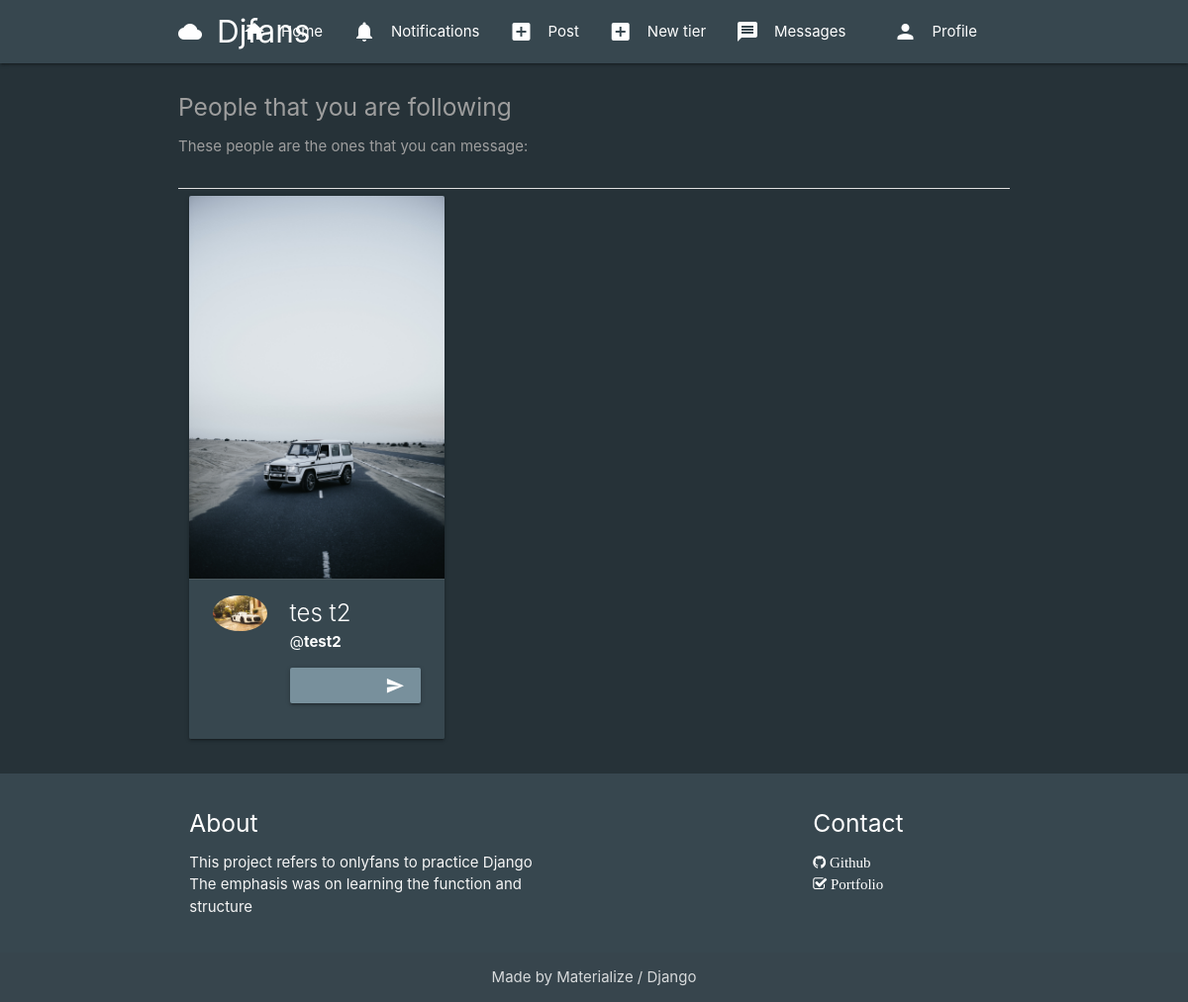
The app's page /messages/start/ (signed in), older data.
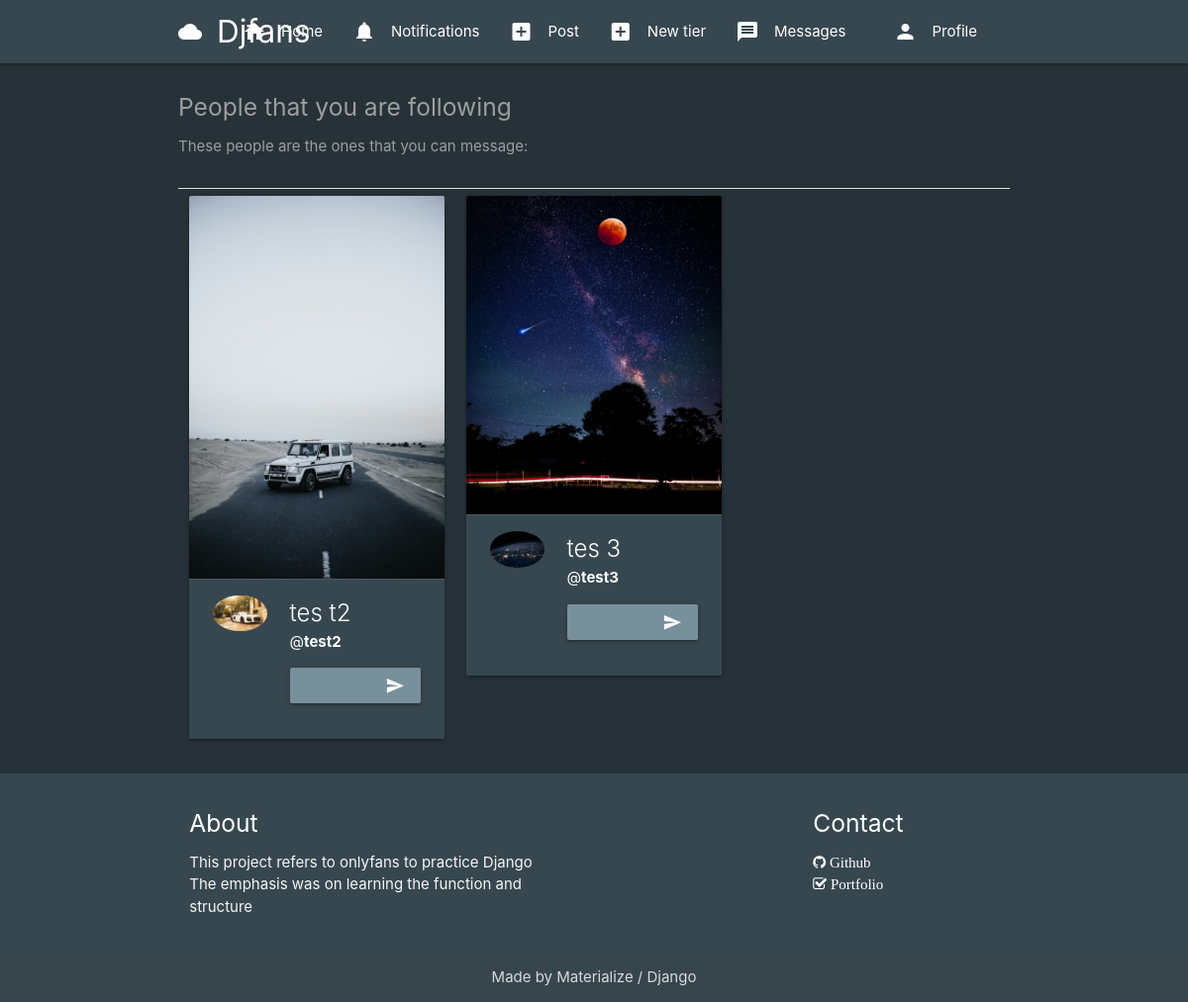
The same page, newer data.
### tier/models.py (models this page shows, shortened)
class Subscription(models.Model):
    subscriber = models.ForeignKey(
        User, on_delete=models.CASCADE, related_name='subscriber')
    subscribed = models.ForeignKey(
        User, on_delete=models.CASCADE, related_name='subscribed')
    tier = models.ForeignKey(
        Tier, on_delete=models.CASCADE, related_name='tier')
    date = models.DateTimeField(auto_now_add=True)
    expired = models.BooleanField(default=False)

### authy/models.py (models this page shows, shortened)
class Profile(models.Model):
    user = models.OneToOneField(
        User, on_delete=models.CASCADE, related_name='profile')
    location = models.CharField(max_length=50, null=True, blank=True)
    url = models.CharField(max_length=80, null=True, blank=True)
    profile_info = models.TextField(max_length=150, null=True, blank=True)
    created = models.DateField(auto_now_add=True)
    picture = models.ImageField(
        upload_to=user_directory_path_profile, blank=True, null=True, verbose_name='Picture')
    banner = models.ImageField(
        upload_to=user_directory_path_banner, blank=True, null=True, verbose_name='Banner')

### direct/views.py (the view)
# urls.py: path('start/', PeopleWeCanMessage, name='people-we-can-message'),
@login_required
def PeopleWeCanMessage(request):
    people = Subscription.objects.filter(
        Q(subscriber=request.user) & Q(tier__can_message=True))
    context = {
        'people': people
    }
    return render(request, 'direct/can_message_list.html', context)

### authy/views.py (called while the page is built)
def SideNavInfo(request):
    user = request.user
    nav_profile = None
    fans = None
    follows = None
    if user.is_authenticated:
        nav_profile = Profile.objects.get(user=user)
        fans = Subscription.objects.filter(subscribed=user).count()
        follows = Subscription.objects.filter(subscriber=user).count()
    return {'nav_profile': nav_profile, 'fans': fans, 'follows': follows}

### djfans/templates/direct/can_message_list.html (shortened to what this page needs)
{% extends 'base.html' %}
{% load static %}
{% block content %}
<div class="section grey-text">
  <h5>People that you are following</h5>
  <p>These people are the ones that you can message:</p>
</div>
<div class="divider"></div>
{% for person in people %}
    <div class="col s12 m4">
              <div class="card blue-grey darken-3 white-text">
                <div class="card-image">
                  {% if person.subscribed.profile.banner %}
                    <img src="{{ person.subscribed.profile.banner.url }}">
                  {% else %}
                    <img src="{% static 'img/no_banner.jpg' %}">
                  {% endif %}
                </div>
                <div class="card-action">
                    <div class="row">
                        <div class="col s4">
                        {% if person.subscribed.profile.picture %}
                            <img src="{{ person.subscribed.profile.picture.url }}" class="circle responsive-img">
                          {% else %}
                            <img src="{% static 'img/no_avatar.jpg' %}" class="circle responsive-img">
                          {% endif %}
                        </div>
                        <div class="col s8">
                            <span class="card-title">
                                {{ person.subscribed.first_name }} {{ person.subscribed.last_name }}
                            </span>
                            <br>
                            <span>@<b>{{ person.subscribed.username }}</b></span>
                            <a href="{% url 'new-conversation' person.subscribed.username %}" class="waves-effect waves-light btn blue-grey lighten-1"><i class="material-icons right">send</i>message</a>
                        </div>
                    </div>
                </div>
              </div>
    </div>
{% endfor %}
{% endblock %}

Row changes from the older to the newer data that the page shows:
added Subscription: subscribed.profile.banner (picture), subscribed.profile.picture (placeholder picture), subscribed.first_name "tes", subscribed.last_name "3", subscribed.username "test3"
